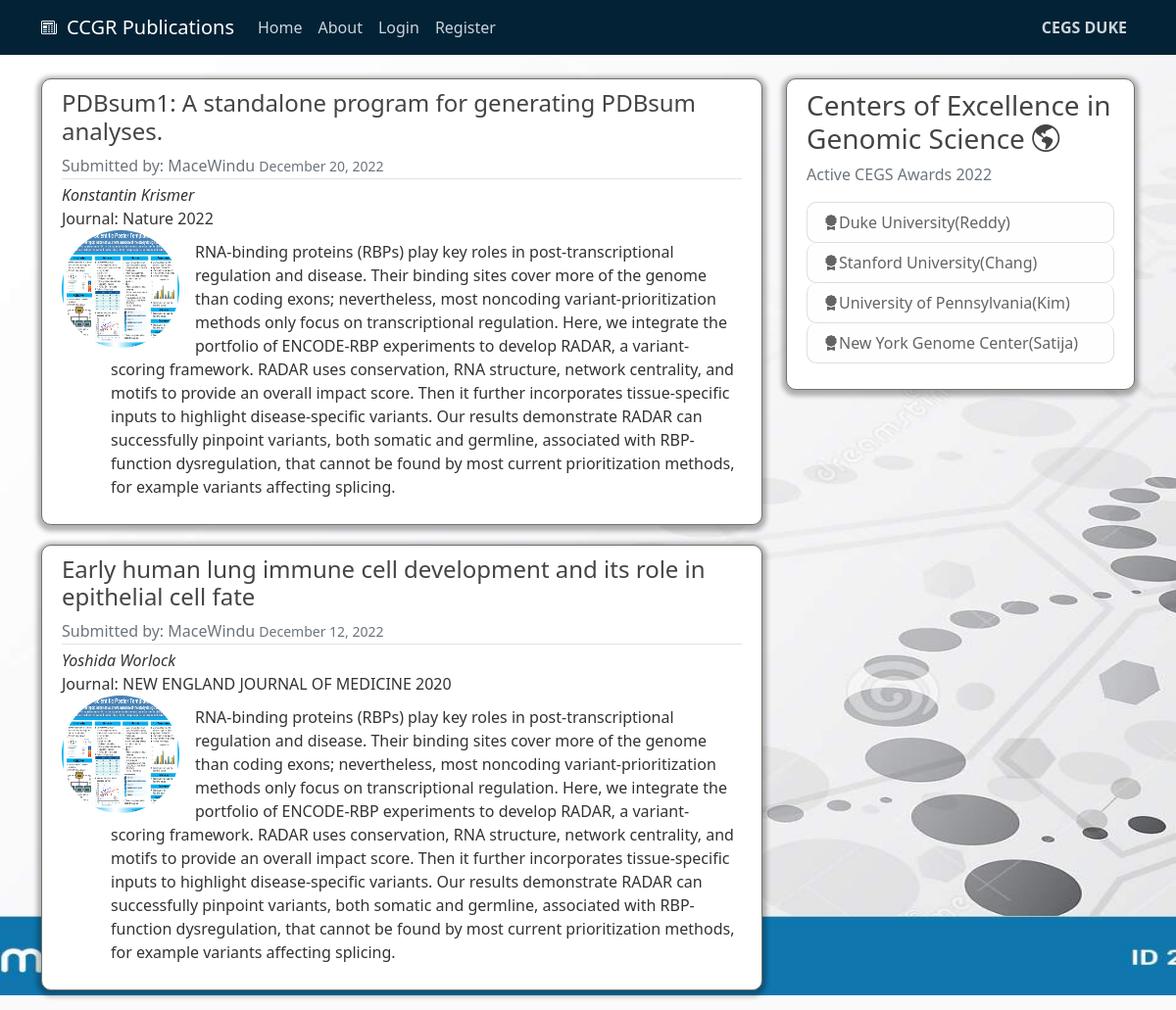
Screenshot of /user/MaceWindu with the database file from the repository.
### publications/models.py (models this page shows, shortened)
class Publication(models.Model):
    title = models.CharField(max_length=115)
    first_author_first_name = models.CharField(max_length=20)
    first_author_last_name = models.CharField(max_length=20)
    author_list = models.TextField()
    abstract = models.TextField()
    references = models.CharField(max_length=50)
    laboratory = models.CharField(max_length=50)
    journal_name = models.CharField(max_length=50)
    journal_volume = models.CharField(max_length=10)
    published_date = models.DateField("Published Date(mm/dd/yyyy)",
        auto_now_add=False, auto_now=False, blank=True, null=True
    )
    date_posted = models.DateTimeField(default=timezone.now)
    user = models.ForeignKey(User, on_delete=models.CASCADE)

### users/models.py (models this page shows, shortened)
class Profile(models.Model):
    user = models.OneToOneField(User, on_delete=models.CASCADE)
    profile_image = models.ImageField(default="default.jpg", upload_to="profile_pics")

### publications/views.py (the view)
class UserPublicationListView(ListView):
    model = Publication
    template_name = "publications/user_publications.html"
    context_object_name = "publications"
    ordering = ["date_posted"]
    def get_queryset(self):
        user = get_object_or_404(User, username=self.kwargs.get("username"))
        return Publication.objects.filter(user=user).order_by("-date_posted")

### publications/templates/publications/user_publications.html
<!DOCTYPE html>
<html>
{% extends "publications/application.html" %}
{% block content %}
    {% for publication in publications %}
        <article class="media content-section">
            <div class="media-body">
                <div class="article-metadata">
                    <h4><a class="article-title" href="{% url 'publication-detail' publication.id %}"> {{ publication.title }}</a></h4>
                     <a class="mr-2 article-title text-muted" href="{% url 'user-publications' publication.user.username %}"> Submitted by: {{ publication.user }}</a>
                    <small class="text-muted">{{ publication.date_posted|date:"F d, Y" }}</small>
                </div>
                <div style="font-style: italic;">{{ publication.first_author_first_name }} {{ publication.first_author_last_name}}</div>
                <div>Journal: {{ publication.journal_name }} {{ publication.journal_volume}}</div>
                <img class= "rounded-circle article-img" src="{{ publication.user.profile.profile_image.url }}" style="float:left;width:120px;height:120px;">
                <div><p class="article-content">{{ publication.abstract }}</p></div>
            </div>
        </article>
    {% endfor %}
{% endblock content %}

### publications/static/publications/main.css (style rules this page uses)
body { background: #fafafa; color: #333333; margin-top: 5rem; }
h1, h2, h3, h4, h5, h6 { color: #444444; }
.content-section { background: #ffffff; padding: 10px 20px; border: 1px solid #727169; border-radius: 10px; margin-bottom: 20px; box-shadow: 0px 2px 5px 4px rgba(0,0,0,.3); }
.article-title { color: #444444; text-decoration: none; }
.article-content { white-space: pre-line; padding-left: 50px; padding-top: 10px; }
.article-img { height: 65px; width: 65px; margin-right: 16px; }
.article-metadata { padding-bottom: 1px; margin-bottom: 4px; border-bottom: 1px solid #e3e3e3 }

### publications/templates/publications/application.html (style rules this page uses)
#bg { background-size: 2000px 1000px; background-repeat: no-repeat; background-position: center; background-attachment: fixed; }

### rows the page displays
Publication: title "PDBsum1: A standalone program for generating PDBsum analyses.", user "MaceWindu", date_posted "December 20, 2022", first_author_first_name "Konstantin", first_author_last_name "Krismer", journal_name "Nature", journal_volume "2022", user.profile.profile_image (picture), abstract "RNA-binding proteins (RBPs) play key roles in post-transcriptional regulation and disease. Their binding sites cover more of the genome than coding exons; nevertheless, most noncoding variant-prioritization methods only focus on transcriptional regulation. Here, we integrate the portfolio of ENCODE-RBP experiments to develop RADAR, a variant-scoring framework. RADAR uses conservation, RNA structure, network centrality, and motifs to provide an overall impact score. Then it further incorporates tissue-specific inputs to highlight disease-specific variants. Our results demonstrate RADAR can successfully pinpoint variants, both somatic and germline, associated with RBP-function dysregulation,…"
Publication: title "Early human lung immune cell development and its role in epithelial cell fate", user "MaceWindu", date_posted "December 12, 2022", first_author_first_name "Yoshida", first_author_last_name "Worlock", journal_name "NEW ENGLAND JOURNAL OF MEDICINE", journal_volume "2020", user.profile.profile_image (picture), abstract "RNA-binding proteins (RBPs) play key roles in post-transcriptional regulation and disease. Their binding sites cover more of the genome than coding exons; nevertheless, most noncoding variant-prioritization methods only focus on transcriptional regulation. Here, we integrate the portfolio of ENCODE-RBP experiments to develop RADAR, a variant-scoring framework. RADAR uses conservation, RNA structure, network centrality, and motifs to provide an overall impact score. Then it further incorporates tissue-specific inputs to highlight disease-specific variants. Our results demonstrate RADAR can successfully pinpoint variants, both somatic and germline, associated with RBP-function dysregulation,…"
